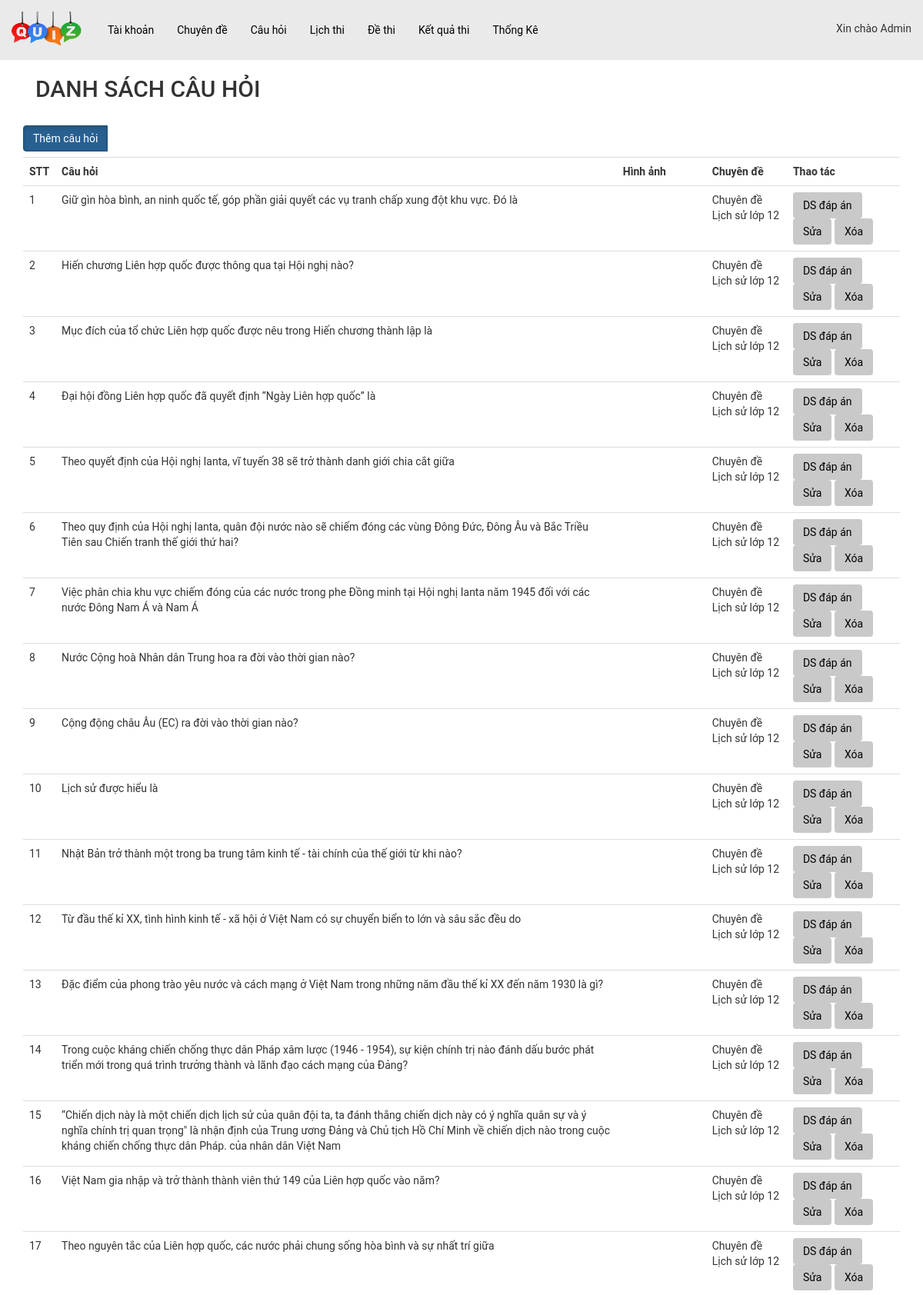
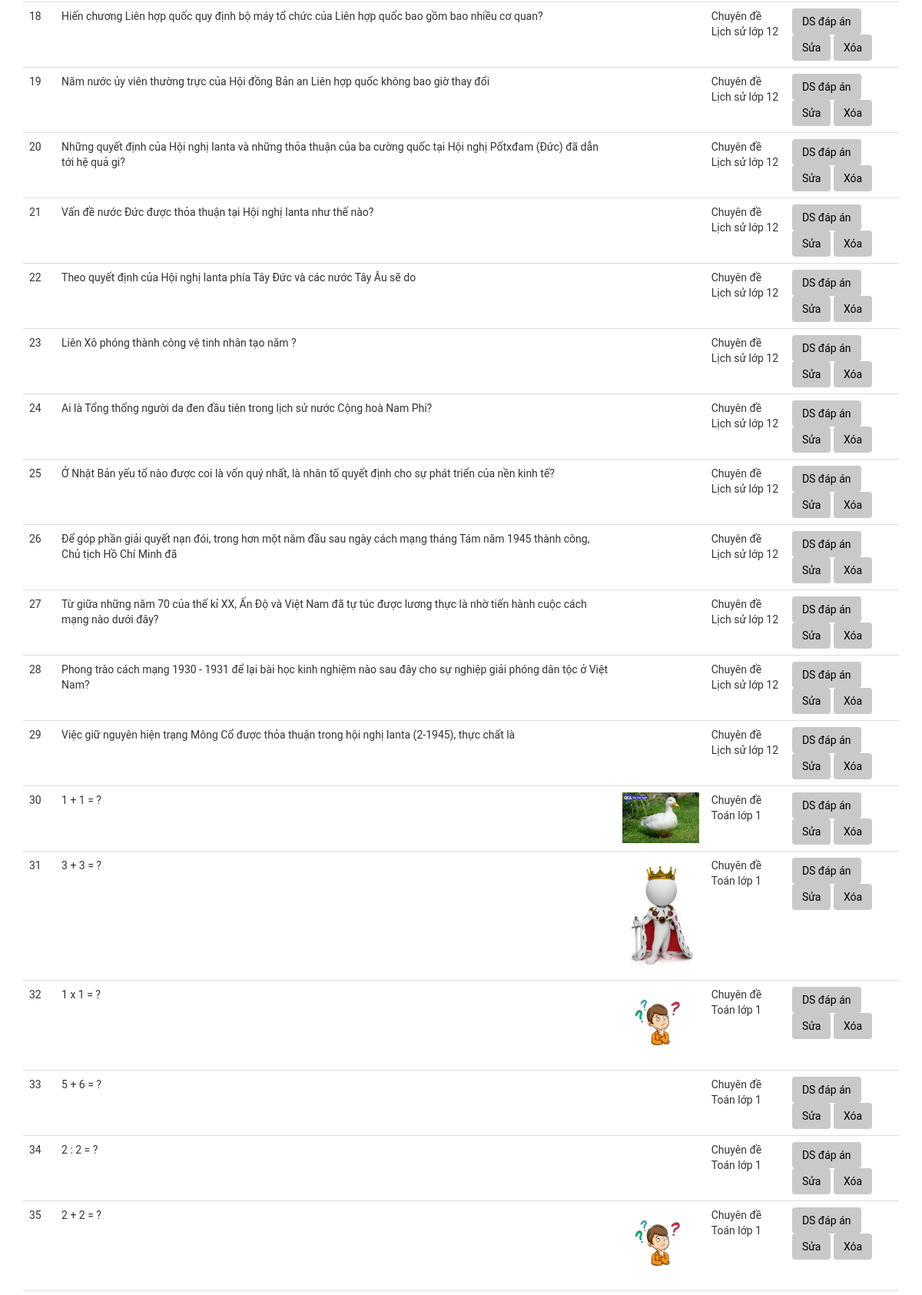
Page /admin/index.php?act=dsch (signed in, upper part) on the committed database (2 pictures, top to bottom).
### tables this page shows
CREATE TABLE `cauhoi` (
  `id_ch` int(11) NOT NULL,
  `content` varchar(500) NOT NULL COMMENT 'Nội dung câu hỏi (Đề bài)',
  `image` varchar(50) DEFAULT NULL,
  `id_cd` int(11) NOT NULL
);

CREATE TABLE `chuyende` (
  `id_cd` int(11) NOT NULL,
  `name` varchar(255) NOT NULL COMMENT 'Tên chuyên đề',
  `image_cd` varchar(255) DEFAULT NULL
);

### model/pdo.php (called while the page is built, shortened)
<?php
function pdo_get_connection(){
    $servername = "localhost";
    $username = "root";
    $password = "";
    try {
        $conn = new PDO("mysql:host=$servername;dbname=xuongth01_02", $username, $password);
        $conn->setAttribute(PDO::ATTR_ERRMODE, PDO::ERRMODE_EXCEPTION);
        return $conn;
    } catch(PDOException $e) {
        echo "Connection failed: " . $e->getMessage();
    }
}
function pdo_query($sql){
    $sql_args=array_slice(func_get_args(),1);
    try{
        $conn=pdo_get_connection();
        $stmt=$conn->prepare($sql);
        $stmt->execute($sql_args);
        $rows=$stmt->fetchAll();
        return $rows;
    }
    catch(PDOException $e){
        throw $e;
    }
    finally{
        unset($conn);
    }
}
?>

### model/cauhoi.php (called while the page is built, shortened)
<?php
function loadall_cauhoi()
{
    $sql = "SELECT cauhoi.*,
            chuyende.name AS ten_cd
    from cauhoi
    JOIN chuyende ON cauhoi.id_cd = chuyende.id_cd
     order by id_cd desc";
    $listcauhoi = pdo_query($sql);
    return $listcauhoi;
}

### admin/cauhoi/list-cauhoi.php (the view, shortened to what this page needs)
<div class="container">
     <nav class="navbar bg-body-tertiary">
          <div class="container-fluid">
               <h2>DANH SÁCH CÂU HỎI</h2>
          </div>
     </nav>
     <div>
          <div class="btn-group">
               <a href="?act=addch" class="btn btn-primary active" aria-current="page">Thêm câu hỏi</a>
          </div>
          <table class="table table_dsch">
               <tr>
                    <th scope="col">STT</th>
                    <th>Câu hỏi</th>
                    <th>Hình ảnh</th>
                    <th>Chuyên đề</th>
                    <th>Thao tác</th>
               </tr>
               <?php
               foreach ($listcauhoi as $key => $cauhoi) {
                    extract($cauhoi);
                    $suach = "index.php?act=editch&id=" . $id_ch;
                    $xoach = "index.php?act=xoach&id=" . $id_ch;
                    $dsda = "index.php?act=dsda&id=" . $id_ch;
                    $hinhpath = "../uploads/" . $image;
                    if (is_file($hinhpath)) {
                         $hinh = "<img src='" . $hinhpath . "' width='100px'>";
                    } else {
                         $hinh = "";
                    }
                    echo
                    '<tr>
                    <td>' . $key + 1 . '</td>
                    <td>' . $content . '</td>
                    <td>' . $hinh . '</td>
                    <td>' . $ten_cd . '</td>
                    <td>
                    <a class="btn" href="' . $dsda . '">DS đáp án</a>
                    <a class="btn" href="' . $suach . '">Sửa</a>
                    <a class="btn" href="' . $xoach . '" onclick="return confirm(\'Bạn có chắc chắn muốn xóa?\');"> Xóa </a>
                    </td>
               </tr>';
               }
               ?>
          </table>
     </div>
</div>

### assets/css/style_admin.css (style rules this page uses)
.container { margin: 0px auto; padding: 0px; min-height: 450px; }
* { padding: 0px; margin: 0px; font-family: roboto; }
.btn { background-color: #c9c9c9; padding: 10px; color: black; }
table.table.table_dsch { margin-left: 0px; }

### rows in the picture
cauhoi: content "Giữ gìn hòa bình, an ninh quốc tế, góp phần giải quyết các vụ tranh chấp xung đột khu vực. Đó là", id_cd.name "Chuyên đề Lịch sử lớp 12"
cauhoi: content "Hiến chương Liên hợp quốc được thông qua tại Hội nghị nào?", id_cd.name "Chuyên đề Lịch sử lớp 12"
cauhoi: content "Mục đích của tổ chức Liên hợp quốc được nêu trong Hiến chương thành lập là", id_cd.name "Chuyên đề Lịch sử lớp 12"
cauhoi: content "Đại hội đồng Liên hợp quốc đã quyết định “Ngày Liên hợp quốc” là", id_cd.name "Chuyên đề Lịch sử lớp 12"
cauhoi: content "Theo quyết định của Hội nghị Ianta, vĩ tuyến 38 sẽ trở thành danh giới chia cắt giữa", id_cd.name "Chuyên đề Lịch sử lớp 12"
cauhoi: content "Theo quy định của Hội nghị Ianta, quân đội nước nào sẽ chiếm đóng các vùng Đông Đức, Đông Âu và Bắc Triều Tiên sau Chiến tranh thế giới thứ hai?", id_cd.name "Chuyên đề Lịch sử lớp 12"
cauhoi: content "Việc phân chia khu vực chiếm đóng của các nước trong phe Đồng minh tại Hội nghị Ianta năm 1945 đối với các nước Đông Nam Á và Nam Á", id_cd.name "Chuyên đề Lịch sử lớp 12"
cauhoi: content "Nước Cộng hoà Nhân dân Trung hoa ra đời vào thời gian nào?", id_cd.name "Chuyên đề Lịch sử lớp 12"
cauhoi: content "Cộng động châu Âu (EC) ra đời vào thời gian nào?", id_cd.name "Chuyên đề Lịch sử lớp 12"
cauhoi: content "Lịch sử được hiểu là", id_cd.name "Chuyên đề Lịch sử lớp 12"
cauhoi: content "Nhật Bản trở thành một trong ba trung tâm kinh tế - tài chính của thế giới từ khi nào?", id_cd.name "Chuyên đề Lịch sử lớp 12"
cauhoi: content "Từ đầu thế kỉ XX, tình hình kinh tế - xã hội ở Việt Nam có sự chuyển biển to lớn và sâu sắc đều do", id_cd.name "Chuyên đề Lịch sử lớp 12"
cauhoi: content "Đặc điểm của phong trào yêu nước và cách mạng ở Việt Nam trong những năm đầu thế kỉ XX đến năm 1930 là gì?", id_cd.name "Chuyên đề Lịch sử lớp 12"
cauhoi: content "Trong cuộc kháng chiến chống thực dân Pháp xâm lược (1946 - 1954), sự kiện chính trị nào đánh dấu bước phát triển mới trong quá trình trưởng thành và lãnh đạo cách mạng của Đảng?", id_cd.name "Chuyên đề Lịch sử lớp 12"
cauhoi: content "“Chiến dịch này là một chiến dịch lịch sử của quân đội ta, ta đánh thắng chiến dịch này có ý nghĩa quân sự và ý nghĩa chính trị quan trọng\" là nhận định của Trung ương Đảng và Chủ tịch Hồ Chí Minh về chiến dịch nào trong cuộc kháng chiến chống thực dân Pháp. của nhân dân Việt Nam", id_cd.name "Chuyên đề Lịch sử lớp 12"
cauhoi: content "Việt Nam gia nhập và trở thành thành viên thứ 149 của Liên hợp quốc vào năm?", id_cd.name "Chuyên đề Lịch sử lớp 12"
cauhoi: content "Theo nguyên tắc của Liên hợp quốc, các nước phải chung sống hòa bình và sự nhất trí giữa", id_cd.name "Chuyên đề Lịch sử lớp 12"
cauhoi: content "Hiến chương Liên hợp quốc quy định bộ máy tổ chức của Liên hợp quốc bao gồm bao nhiều cơ quan?", id_cd.name "Chuyên đề Lịch sử lớp 12"
cauhoi: content "Năm nước ủy viên thường trực của Hội đồng Bản an Liên hợp quốc không bao giờ thay đổi", id_cd.name "Chuyên đề Lịch sử lớp 12"
cauhoi: content "Những quyết định của Hội nghị Ianta và những thỏa thuận của ba cường quốc tại Hội nghị Pốtxđam (Đức) đã dẫn tới hệ quả gi?", id_cd.name "Chuyên đề Lịch sử lớp 12"
cauhoi: content "Vấn đề nước Đức được thỏa thuận tại Hội nghị Ianta như thế nào?", id_cd.name "Chuyên đề Lịch sử lớp 12"
cauhoi: content "Theo quyết định của Hội nghị Ianta phía Tây Đức và các nước Tây Âu sẽ do", id_cd.name "Chuyên đề Lịch sử lớp 12"
cauhoi: content "Liên Xô phóng thành công vệ tinh nhân tạo năm ?", id_cd.name "Chuyên đề Lịch sử lớp 12"
cauhoi: content "Ai là Tổng thống người da đen đầu tiên trong lịch sử nước Cộng hoà Nam Phi?", id_cd.name "Chuyên đề Lịch sử lớp 12"
cauhoi: content "Ở Nhật Bản yếu tố nào được coi là vốn quý nhất, là nhân tố quyết định cho sự phát triển của nền kinh tế?", id_cd.name "Chuyên đề Lịch sử lớp 12"
cauhoi: content "Để góp phần giải quyết nạn đói, trong hơn một năm đầu sau ngày cách mạng tháng Tám năm 1945 thành công, Chủ tịch Hồ Chí Minh đã", id_cd.name "Chuyên đề Lịch sử lớp 12"
cauhoi: content "Từ giữa những năm 70 của thế kỉ XX, Ấn Độ và Việt Nam đã tự túc được lương thực là nhờ tiến hành cuộc cách mạng nào dưới đây?", id_cd.name "Chuyên đề Lịch sử lớp 12"
cauhoi: content "Phong trào cách mạng 1930 - 1931 để lại bài học kinh nghiệm nào sau đây cho sự nghiệp giải phóng dân tộc ở Việt Nam?", id_cd.name "Chuyên đề Lịch sử lớp 12"
cauhoi: content "Việc giữ nguyên hiện trạng Mông Cổ được thỏa thuận trong hội nghị Ianta (2-1945), thực chất là", id_cd.name "Chuyên đề Lịch sử lớp 12"
cauhoi: content "1 + 1 = ?", image (picture), id_cd.name "Chuyên đề Toán lớp 1"
cauhoi: content "3 + 3 = ?", image (picture), id_cd.name "Chuyên đề Toán lớp 1"
cauhoi: content "1 x 1 = ?", image (picture), id_cd.name "Chuyên đề Toán lớp 1"
cauhoi: content "5 + 6 = ?", id_cd.name "Chuyên đề Toán lớp 1"
cauhoi: content "2 : 2 = ?", id_cd.name "Chuyên đề Toán lớp 1"
cauhoi: content "2 + 2 = ?", image (picture), id_cd.name "Chuyên đề Toán lớp 1"

### other values in the picture
$_SESSION['user']['fullname'] "Admin"
